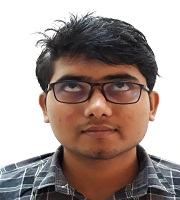
%> input picture 14.jpg, 180 x 200 px
$ octave --eval "result = area('14.jpg');"   (GNU Octave 9; MATLAB toolbox functions it lacks are replaced by stand-ins)
%> lines starting %> are read from the running program, lines starting %| are printed output that depends on the picture
function [moutharea eyearea]=area(TestImage)
%> called with TestImage = '14.jpg'


FDetect = vision.CascadeObjectDetector;
I = imread(TestImage);
%> I is the input picture: size 200x180x3 uint8; mean R, G, B 165.6, 150, 144.6
BB = step(FDetect,I);
%> BB = [42 51 109 109]
BB_copy=BB;
%> BB_copy = [42 51 109 109]
BB(1)=BB(1)-(BB(1)/2);
BB(2)=BB(2)-(BB(2)/2);
BB(3)=BB(3)+(BB(1)*2);
BB(4)=BB(4)+(BB(1)*2);
img_clipped=imcrop(I,BB);
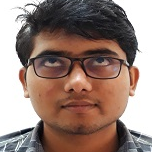
%> img_clipped: size 152x152x3 uint8; mean R, G, B 150.8, 128.2, 119.6
img_clipped2 = imresize(img_clipped, [200 180]);
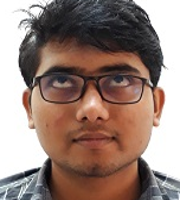
%> img_clipped2: size 200x180x3 uint8; mean R, G, B 150.8, 128.2, 119.5
% figure;imshow(img_clipped);
% figure;imshow(img_clipped2);
imwrite(img_clipped2,'.\temp\temp.jpg');
TestImage='.\temp\temp.jpg';

% --- voila jones algo%------------------------------------- Mouth detection -------------------------------------%
MouthDetect = vision.CascadeObjectDetector('Mouth','MergeThreshold',100);
I_m = imread(TestImage);
figure;
imshow(I_m); %hold on
%> (the run ends here)
